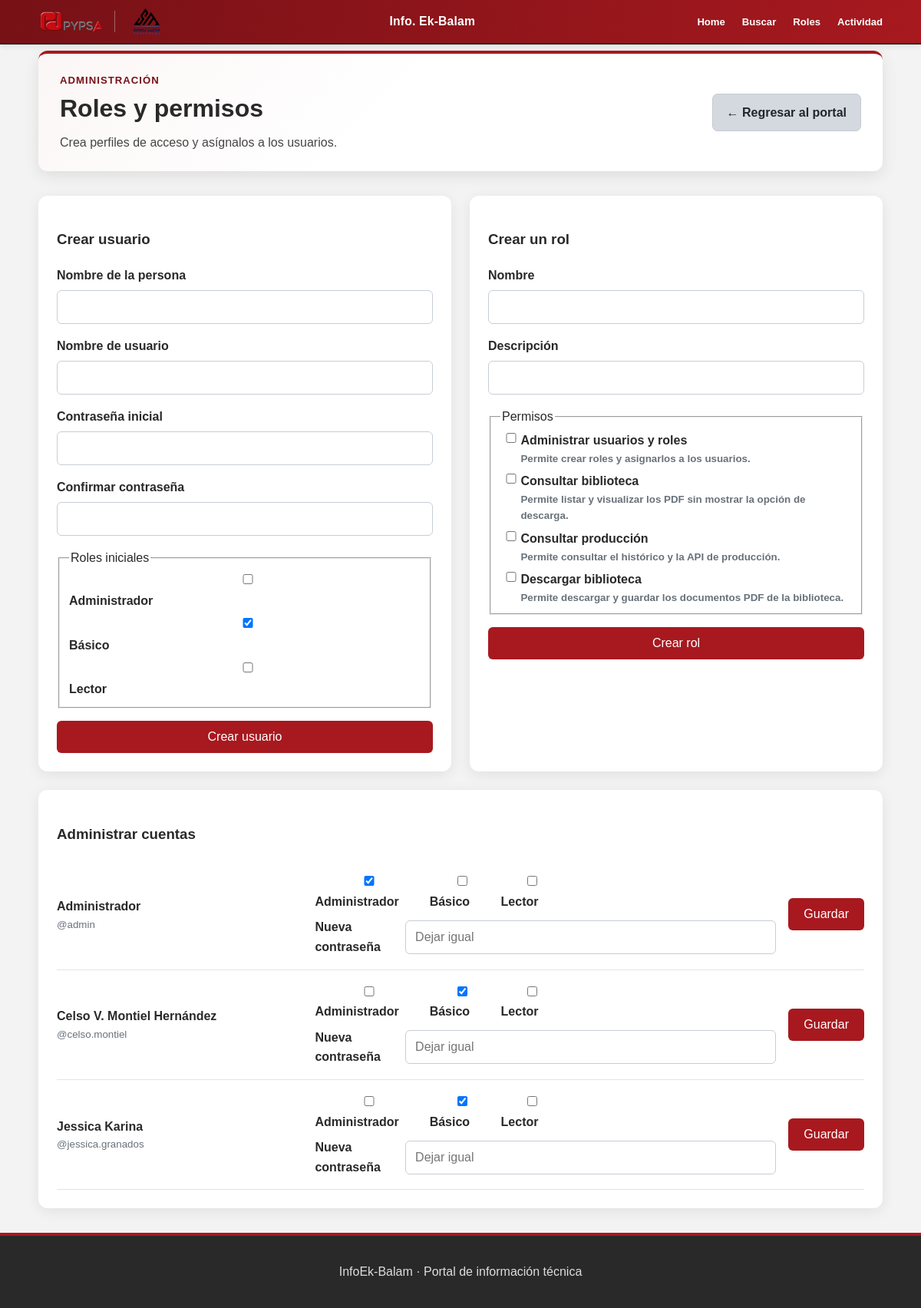
The app's page /administracion/roles (signed in) with its own data.
### models.py (models this page shows, shortened)
class Rol(db.Model):
    __tablename__ = "roles"
    id = db.Column(db.Integer, primary_key=True)
    nombre = db.Column(db.String(80), unique=True, nullable=False)
    descripcion = db.Column(db.String(255), nullable=True)
    es_sistema = db.Column(db.Boolean, default=False, nullable=False)
    permisos = db.relationship(
        "Permiso",
        secondary=roles_permisos,
        lazy="selectin",
        backref=db.backref("roles", lazy="selectin"),
    )

class Permiso(db.Model):
    __tablename__ = "permisos"
    id = db.Column(db.Integer, primary_key=True)
    codigo = db.Column(db.String(80), unique=True, nullable=False)
    nombre = db.Column(db.String(120), nullable=False)
    descripcion = db.Column(db.String(255), nullable=True)

class Usuario(UserMixin, db.Model):
    __tablename__ = "usuarios"
    id = db.Column(
        db.Integer,
        primary_key=True
    )
    username = db.Column(
        db.String(50),
        unique=True,
        nullable=False
    )
    nombre = db.Column(
        db.String(100),
        nullable=False
    )
    password_hash = db.Column(
        db.String(255),
        nullable=False
    )
    activo = db.Column(
        db.Boolean,
        default=True,
        nullable=False
    )
    roles = db.relationship(
        "Rol",
        secondary=usuarios_roles,
        lazy="selectin",
        backref=db.backref("usuarios", lazy="selectin"),
    )
    sesiones_navegacion = db.relationship(
        "SesionNavegacion",
        back_populates="usuario",
        lazy="dynamic",
    )
    def tiene_permiso(self, codigo):
        return any(
            permiso.codigo == codigo
            for rol in self.roles
            for permiso in rol.permisos
        )
    @property
    def is_active(self):
        return self.activo

### app.py (the view, shortened to what this page needs)
@app.route("/administracion/roles", methods=["GET", "POST"])
@permiso_requerido("usuarios.administrar")
def administrar_roles():
    token_csrf = session.setdefault("token_csrf", secrets.token_urlsafe(32))
    return render_template(
        "administrar_roles.html",
        usuarios=Usuario.query.order_by(Usuario.nombre).all(),
        roles=Rol.query.order_by(Rol.nombre).all(),
        permisos=Permiso.query.order_by(Permiso.nombre).all(),
        token_csrf=token_csrf,
    )

### app.py (called while the page is built)
@login_manager.user_loader
def cargar_usuario(usuario_id):
    return db.session.get(
        Usuario,
        int(usuario_id)
    )

def permiso_requerido(codigo):
    def decorador(vista):
        @wraps(vista)
        @login_required
        def vista_protegida(*args, **kwargs):
            if not current_user.tiene_permiso(codigo):
                abort(403)
            return vista(*args, **kwargs)
        return vista_protegida
    return decorador

@app.before_request
def registrar_actividad_usuario():
    if not current_user.is_authenticated:
        return
    registro_id = session.get("registro_acceso_id")
    if not registro_id:
        return
    ahora_epoch = time.time()
    ultima_actualizacion = session.get("registro_actividad_epoch", 0)
    if ahora_epoch - ultima_actualizacion < 60:
        return
    registro = db.session.get(SesionNavegacion, registro_id)
    if registro and registro.usuario_id == current_user.id and not registro.fecha_salida:
        registro.ultima_actividad = datetime.utcnow()
        db.session.commit()
        session["registro_actividad_epoch"] = ahora_epoch

### templates/administrar_roles.html (shortened to what this page needs)
{% extends "base.html" %}
{% block content %}
<section class="portal-bienvenida">
    <div>
        <p class="etiqueta">ADMINISTRACIÓN</p>
        <h2>Roles y permisos</h2>
        <p>Crea perfiles de acceso y asígnalos a los usuarios.</p>
    </div>
    <a class="boton-secundario" href="{{ url_for('portal') }}">
        &larr; Regresar al portal
    </a>
</section>
<section class="panel-administracion">
    <article>
        <h3>Crear usuario</h3>
        <form method="post" class="formulario-administracion">
            <label>Nombre de la persona
                <input name="nombre_persona" maxlength="100" required>
            </label>
            <label>Nombre de usuario
                <input
                    name="username"
                    minlength="3"
                    maxlength="50"
                    pattern="[A-Za-z0-9._-]+"
                    autocomplete="off"
                    required
                >
            </label>
            <label>Contrase&ntilde;a inicial
                <input
                    type="password"
                    name="password"
                    minlength="3"
                    autocomplete="new-password"
                    required
                >
            </label>
            <label>Confirmar contrase&ntilde;a
                <input
                    type="password"
                    name="confirmar_password"
                    minlength="3"
                    autocomplete="new-password"
                    required
                >
            </label>
            <fieldset>
                <legend>Roles iniciales</legend>
                {% for rol in roles %}
                <label>
                    <input
                        type="checkbox"
                        name="roles"
                        value="{{ rol.id }}"
                        {% if rol.nombre == 'Básico' %}checked{% endif %}
                    >
                    {{ rol.nombre }}
                </label>
                {% endfor %}
            </fieldset>
            <button type="submit">Crear usuario</button>
        </form>
    </article>
    <article>
        <h3>Crear un rol</h3>
        <form method="post" class="formulario-administracion">
            <label>Nombre
                <input name="nombre" maxlength="80" required>
            </label>
            <label>Descripción
                <input name="descripcion" maxlength="255">
            </label>
            <fieldset>
                <legend>Permisos</legend>
                {% for permiso in permisos %}
                <label class="opcion-permiso">
                    <input type="checkbox" name="permisos" value="{{ permiso.codigo }}">
                    <span><strong>{{ permiso.nombre }}</strong><small>{{ permiso.descripcion }}</small></span>
                </label>
                {% endfor %}
            </fieldset>
            <button type="submit">Crear rol</button>
        </form>
    </article>
    <article>
        <h3>Administrar cuentas</h3>
        {% for usuario in usuarios %}
        <form method="post" class="asignacion-usuario">
            <div>
                <strong>{{ usuario.nombre }}</strong>
                <small>@{{ usuario.username }}</small>
            </div>
            <div class="roles-usuario">
                {% for rol in roles %}
                <label>
                    <input
                        type="checkbox"
                        name="roles"
                        value="{{ rol.id }}"
                        {% if rol in usuario.roles %}checked{% endif %}
                    >
                    {{ rol.nombre }}
                </label>
                {% endfor %}
                <label class="cambio-password">
                    Nueva contrase&ntilde;a
                    <input
                        type="password"
                        name="password_nuevo"
                        minlength="3"
                        placeholder="Dejar igual"
                        autocomplete="new-password"
                    >
                </label>
            </div>
            <button type="submit">Guardar</button>
        </form>
        {% endfor %}
    </article>
</section>
{% endblock %}

### templates/base.html (shortened to what this page needs)
<!DOCTYPE html>
<html lang="es">
<head>
    <link
        rel="stylesheet"
        href="{{ url_for('static', filename='css/styles.css') }}"
    >
</head>
<body class="{% block body_class %}{% endblock %}">
  <header class="encabezado">
    <div class="contenedor encabezado-contenido">
        <div class="grupo-logos">
            <a
                href="https://pypsagroup.com/GasOil.html"
                target="_blank"
                rel="noopener noreferrer"
            >
                <img
                    src="{{ url_for(
                        'static',
                        filename='img/logo_pypsa.png'
                    ) }}"
                    alt="Logo de PYPSA"
                    class="logo logo-pypsa"
                >
            </a>
            <a
                href="https://sierramadreog.com/es/"
                target="_blank"
                rel="noopener noreferrer"
            >
                <img
                    src="{{ url_for(
                        'static',
                        filename='img/logo_sierramadre.png'
                    ) }}"
                    alt="Logo de Sierra Madre Resources"
                    class="logo logo-sierramadre"
                >
            </a>
        </div>
        <a
            href="{{ url_for('inicio') }}"
            class="nombre-portal"
        >
            Info. Ek-Balam
        </a>
    <nav class="navegacion-principal">
        <a href="{{ url_for('portal') }}">
            Home
        </a>
        <a href="#">
            Buscar
        </a>
        {% if current_user.is_authenticated and current_user.tiene_permiso('usuarios.administrar') %}
        <a href="{{ url_for('administrar_roles') }}">
            Roles
        </a>
        <a href="{{ url_for('actividad_usuarios') }}">
            Actividad
        </a>
        {% endif %}
    </nav>
        </div>
    </header>
    <main class="contenedor contenido-principal">
        {% block content %}
        {% endblock %}
    </main>
    <footer class="pie-pagina">
        <div class="contenedor">
            <p>
                InfoEk-Balam · Portal de información técnica
            </p>
        </div>
    </footer>
</body>
</html>

### records on screen
Rol: nombre "Administrador"
Rol: nombre "☑", nombre "Básico"
Rol: nombre "Lector"
Permiso: nombre "Administrar usuarios y roles", descripcion "Permite crear roles y asignarlos a los usuarios."
Permiso: nombre "Consultar biblioteca", descripcion "Permite listar y visualizar los PDF sin mostrar la opción de descarga."
Permiso: nombre "Consultar producción", descripcion "Permite consultar el histórico y la API de producción."
Permiso: nombre "Descargar biblioteca", descripcion "Permite descargar y guardar los documentos PDF de la biblioteca."
Usuario: nombre "Administrador", username "admin"
Usuario: nombre "Celso V. Montiel Hernández", username "celso.montiel"
Usuario: nombre "Jessica Karina", username "jessica.granados"
